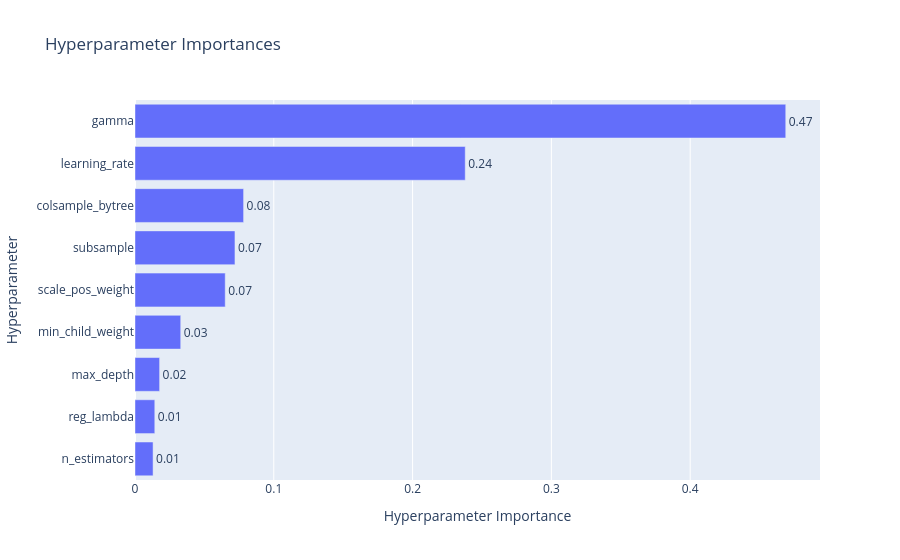

Notebook cell for this chart:
### Markdown cell above
We plot the "functional ANOVA" score, _i.e._ the fraction of total variance explained by each hyperparameter, which is readily available in Optuna. We note above all the importance of learning rate.

### Code cell
#VISUALISE PARAMETER IMPORTANCE
optuna.visualization.plot_param_importances(study_xgb).show()

### Figure 1 — Plotly figure (JSON) as saved in the notebook; plotly's stock layout.template omitted (floating-point values rounded to 4 significant figures)
{"data": [{"cliponaxis": false, "hovertemplate": ["n_estimators (IntDistribution): 0.013017187123775788<extra></extra>", "reg_lambda (FloatDistribution): 0.014258097731799809<extra></extra>", "max_depth (IntDistribution): 0.01772518295257956<extra></extra>", "min_child_weight (IntDistribution): 0.032937229382112417<extra></extra>", "scale_pos_weight (FloatDistribution): 0.06500810685758752<extra></extra>", "subsample (FloatDistribution): 0.07201852621504494<extra></extra>", "colsample_bytree (FloatDistribution): 0.07823887275900873<extra></extra>", "learning_rate (FloatDistribution): 0.23793758293607095<extra></extra>", "gamma (FloatDistribution): 0.4688592140420204<extra></extra>"], "name": "Objective Value", "orientation": "h", "text": ["0.01", "0.01", "0.02", "0.03", "0.07", "0.07", "0.08", "0.24", "0.47"], "textposition": "outside", "type": "bar", "x": [0.01302, 0.01426, 0.01773, 0.03294, 0.06501, 0.07202, 0.07824, 0.2379, 0.4689], "y": ["n_estimators", "reg_lambda", "max_depth", "min_child_weight", "scale_pos_weight", "subsample", "colsample_bytree", "learning_rate", "gamma"]}], "layout": {"title": {"text": "Hyperparameter Importances"}, "xaxis": {"title": {"text": "Hyperparameter Importance"}}, "yaxis": {"title": {"text": "Hyperparameter"}}}}
